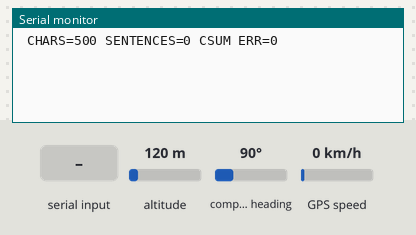
A sketch run on a simulated Arduino Mega 2560, built with avr-gcc and run on an emulated ATmega2560. Parts: the last lines printed to the serial monitor. Inputs (shaded band) come from the test bench; at power-on: compass heading 90°, altitude 120 m, GPS speed 0 km/h. The GPS gets a fix after 3 s at 37.7749, -122.4194 with 8 satellites.

Above: at 1.2 s.
1.3 s: compass heading set to 7°
At 4.8 s:
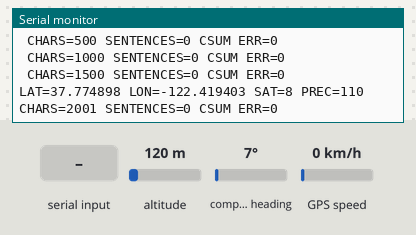
5.0 s: "1" received over the second serial link
At 6.4 s:
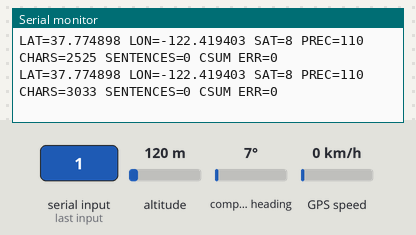
6.5 s: altitude set to 980 m
At 7.8 s:
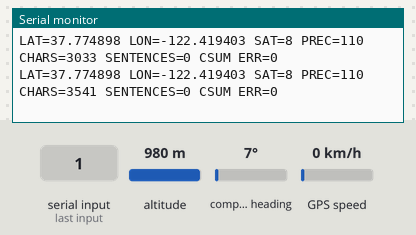
8.0 s: GPS speed set to 30 km/h
At 8.4 s:
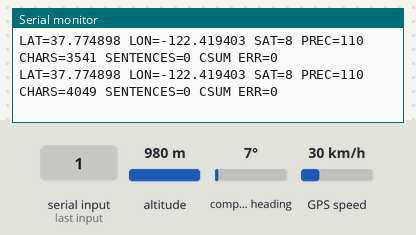
Timing chart, 0 to 10.5 s (numbered marks = the images above; inputs shaded):
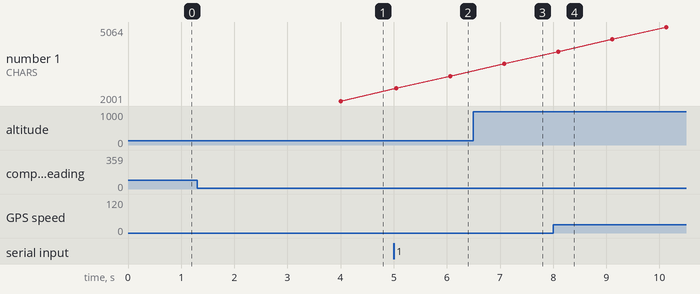

Measured:
- after the input at 5.0 s, the serial monitor: prints a new line after 1.1 s (image 2)
- plotted number 1: 2001 → 3033 after the input at 5.0 s

The sketch:

neo6mkrgsm1400.ino
```cpp
//#include <SoftwareSerial.h>
#include <TinyGPS.h>
#define SerialGPS Serial1

TinyGPS gps;
//SoftwareSerial ss(2, 3);

void setup()
{
  Serial.begin(9600);
  SerialGPS.begin(9600); //TEST GPS.

}

void loop()
{
  bool newData = false;
  unsigned long chars;
  unsigned short sentences, failed;

  for (unsigned long start = millis(); millis() - start < 1000;)
  {
    while (SerialGPS.available())
    {
      char c = SerialGPS.read();
      // Serial.write(c); // hilangkan koment jika mau melihat data yang dikirim dari modul GPS
      if (gps.encode(c)) // Parsing semua data
        newData = true;
    }
  }

  if (newData)
  {
    float flat, flon;
    unsigned long age;
    gps.f_get_position(&flat, &flon, &age);
    Serial.print("LAT=");
    Serial.print(flat == TinyGPS::GPS_INVALID_F_ANGLE ? 0.0 : flat, 6);
    Serial.print(" LON=");
    Serial.print(flon == TinyGPS::GPS_INVALID_F_ANGLE ? 0.0 : flon, 6);
    Serial.print(" SAT=");
    Serial.print(gps.satellites() == TinyGPS::GPS_INVALID_SATELLITES ? 0 : gps.satellites());
    Serial.print(" PREC=");
    Serial.print(gps.hdop() == TinyGPS::GPS_INVALID_HDOP ? 0 : gps.hdop());
  }

  gps.stats(&chars, &sentences, &failed);
  Serial.print(" CHARS=");
  Serial.print(chars);
  Serial.print(" SENTENCES=");
  Serial.print(sentences);
  Serial.print(" CSUM ERR=");
  Serial.println(failed);
  if (chars == 0)
    Serial.println("** Tidak ada Data Masuk, Periksa Wiring **");
}
```
